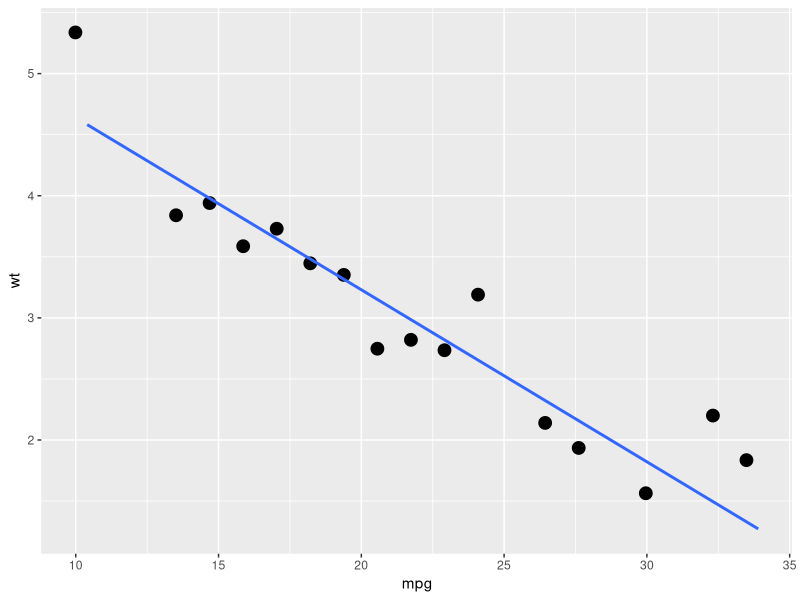

Generate this figure with R:
library(ggplot2)
ggplot(data = mtcars, aes(x = mpg, y = wt)) +
  stat_summary_bin(fun='mean', bins=20, size=4, geom='point') + 
  stat_smooth(method = "lm", se= FALSE) 
